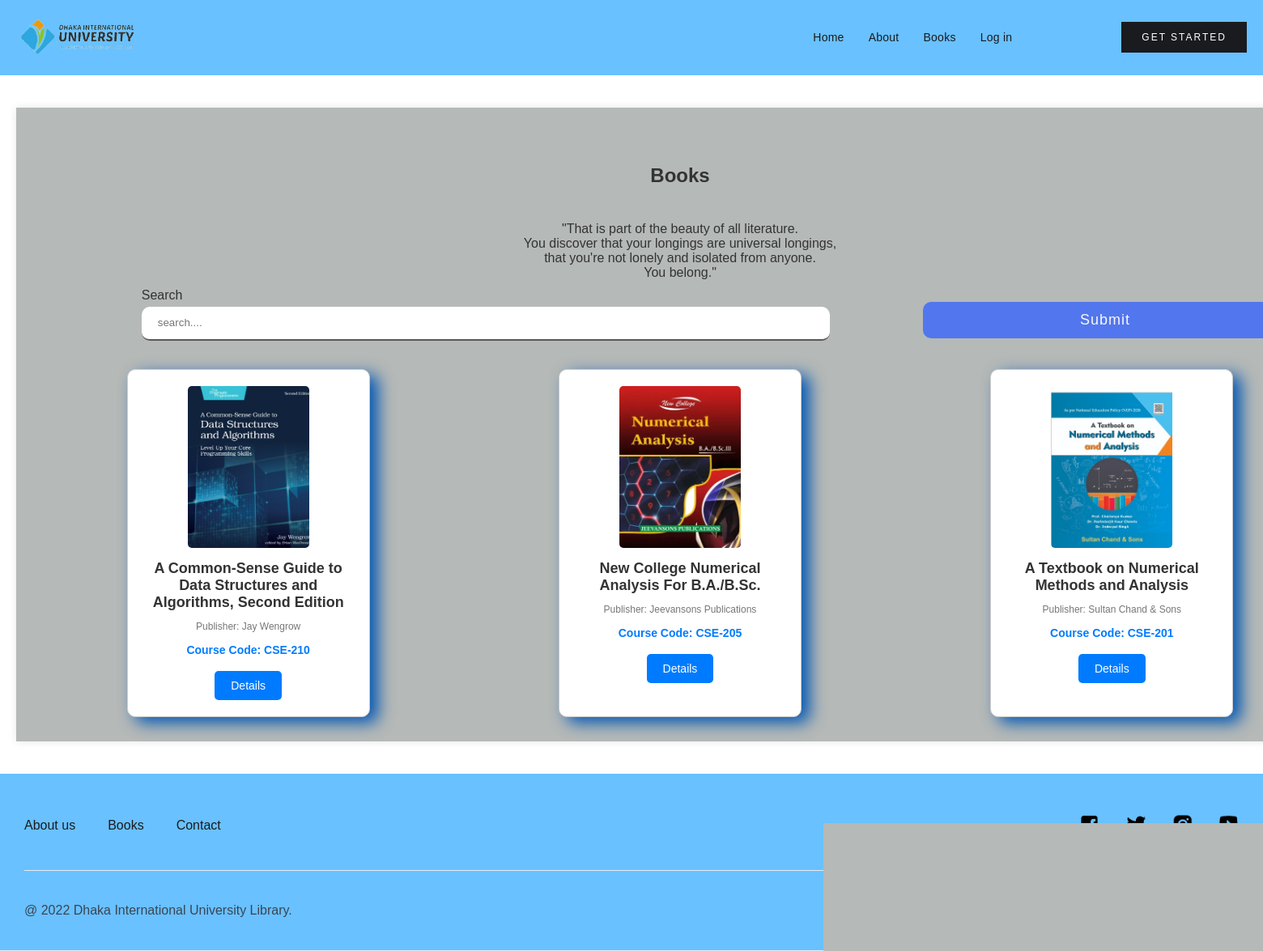
The page /books/ on the database its author committed.
### books/models.py (models this page shows, shortened)
class bookModel(models.Model):
    book_title = models.CharField(max_length=100)
    book_edition = models.CharField(max_length=50)
    book_id = models.CharField(max_length=50)
    book_publisher = models.CharField(max_length=100)
    books_department = models.CharField(max_length=100)
    course_code = models.CharField(max_length=100)
    book_description = models.CharField(max_length=300)
    book_image = models.ImageField(upload_to='books_pictures/')
    book_pdf = models.FileField(upload_to='books_pdf/')

### books/views.py (the view)
# urls.py: path('books/', book_views.displayBook, name="display-Book"),
def displayBook(request):
    query = request.GET.get('search')
    if query:
        books = bookModel.objects.filter(
            book_title__icontains=query
        ) | bookModel.objects.filter(
            course_code__icontains=query
        ) | bookModel.objects.filter(
            book_publisher__icontains=query
        )
    else:
        books = bookModel.objects.all().order_by('-id')[:10]  #  limit to 10
    return render(request, 'displayBook.html', {'books': books})

### templates/displayBook.html (shortened to what this page needs)
{% load static %}
<!DOCTYPE html>
<html lang="en">
<head>
  <link rel="stylesheet" href="{% static 'css/displayBook.css' %}">
</head>
<body>
  {% include 'header.html' %}
  <section>
    <div class="main-container">
      <div class="box">
        <h1>Books</h1><br>
        <p>"That is part of the beauty of all literature.<br>
            You discover that your longings are universal longings,<br> that you're not lonely and isolated from anyone.<br> You belong."</p>
      </div>
      <form action="{% url 'display-Book' %}" method="GET" class="form">
        <div class="box2">
          <label for="search">Search</label>
          <input type="text" id="search" name="search" placeholder="search...." value="{{ request.GET.search }}">
        </div>
        <div class="button">
          <input type="submit" value="Submit">
        </div>
      </form>
      <div class="card-container">
        {% for book in books %}
        <div class="book-card">
            <img src="{{ book.book_image.url }}" alt="{{ book.book_title }}">
            <h3>{{ book.book_title }}</h3>
            <p class="details">Publisher: {{ book.book_publisher }}</p>
            <p class="course-code">Course Code: {{ book.course_code }}</p>
            <div class="buttons">
              <a href="{% url 'book-details' book.id %}"><button class="button2">Details</button></a>
            </div>
        </div>
        {% empty %}
        <p>No books available at the moment.</p>
        {% endfor %}
    </div>
    </div>
  </section>
  {% include 'footer.html' %}
</body>
</html>

### templates/header.html (shortened to what this page needs)
{% load static %}
<!DOCTYPE html>
<html lang="en">
<head>
    <link rel="stylesheet" href="{% static 'css/header.css' %}">
</head>
<body>
    <header class="navbar-no-shadow">
        <div class="container-regular">
            <div class="navbar-wrapper">
                <a class="navbar-brand" href="#">
                    <img src="{% static 'images/logo.png' %}" alt="Logo">
                </a>
                <nav class="nav-menu-wrapper">
                    <ul class="nav-menu">
                        <li class="{% if request.path == '/' %} active{% endif %}">
                            <a href="{% url 'home' %}" class="nav-lisnk">Home</a>
                        </li>
                        <li class="{% if request.path == '/team/' %} active{% endif %}">
                            <a href="{% url 'team' %}" class="nav-lisnk">About</a>
                        </li>
                        <li class="{% if request.path == '/book-section/' %} active{% endif %}">
                            <a href="{% url 'display-Book' %}" class="nav-lisnk">Books</a>
                        </li>
                        {% if user.is_authenticated or request.session.staff_id %}
                            <li class="{% if request.path == '/profile/' %} active{% endif %}">
                                <a href="{% url 'profile' %}" class="nav-lisnk">Profile</a>
                            </li>
                            {% if request.session.staff_id %}
                                <li class="{% if request.path == '/view-booking-requests/' %} active{% endif %}">
                                    <a href="{% url 'view-booking-requests' %}" class="nav-lisnk">View Bookings</a>
                                </li>
                            {% endif %}
                            <li>
                                <form method="POST" action="{% url 'logout' %}">
                                    {% csrf_token %}
                                    <button type="submit" class="nav-lisnk" style="border: none; background: none;">Log out</button>
                                </form>
                            </li>
                        {% else %}
                        <li class="{% if request.path == '/login/' %} active{% endif %} dropdown">
                            <a href="#" class="nav-lisnk dropdown-toggle">Log in</a>
                        </li>
                            <li class="mobile-margin-top-10">
                                <div class="nav-button-wrapper">
                                    <a href="{% url 'account-create' %}" class="button-primary">Get Started</a>
                                </div>
                            </li>
                        {% endif %}
                    </ul>
                </nav>
            </div>
        </div>
    </header>
</body>
</html>

### templates/footer.html (shortened to what this page needs)
{% load static %}
<!DOCTYPE html>
<html lang="en">
<head>
  <link rel="stylesheet" href="{% static 'css/footer.css' %}">
</head>
<body>
  <footer>
    <div class="footer-subscribe">
      <div class="footer-container">
        <div class="footer-wrapper-three">
          <div class="footer-block-three">
            <a href="{% url 'team' %}" class="footer-link-three">About us</a>
            <a href="{% url 'display-Book' %}" class="footer-link-three">Books</a>
            <a href="{% url 'team' %}" class="footer-link-three">Contact</a>
          </div>
          <div class="footer-social-block-three">
            <a href="https://www.facebook.com/diu.net.bd" class="footer-social-link-three"><img src="{% static 'images/fb-icon.png' %}" alt="Facebook Icon"></a>
            <a href="#" class="footer-social-link-three"><img src="{% static 'images/twitter-icon.png' %}" alt="Twitter Icon"></a>
            <a href="#" class="footer-social-link-three"><img src="{% static 'images/instagram-icon (1).png' %}" alt="Instagram Icon"></a>
            <a href="https://www.youtube.com/@diudhaka" class="footer-social-link-three"><img src="{% static 'images/youtube-icon.png' %}" alt=""></a>
          </div>
        </div>
        <div class="footer-divider-two"></div>
        <div class="footer-bottom">
          <div class="footer-copyright">@ 2022 Dhaka International University Library.</div>
          <div class="footer-legal-block">
            <a href="#" class="footer-legal-link">Terms Of Use</a>
            <a href="#" class="footer-legal-link">Privecy Policy</a>
          </div>
        </div>
      </div>
    </div>
  </footer>
</body>
</html>

### static/css/displayBook.css (style rules this page uses)
* { margin: 0; padding: 0; box-sizing: border-box; }
body { font-family: Arial, sans-serif; color: #333; }
section { padding: 40px 20px; }
.main-container { height: 100%; background-color: #b5b9b7; width: 1640px; margin-left: auto; margin-right: auto; padding: 20px; box-shadow: 0 0 10px rgba(0, 0, 0, 0.1); }
.box { text-align: center; padding-top: 50px; }
.box p { margin-top: 25px; }
.form { display: flex; justify-content: space-between; align-items: center; margin-right: 40px; }
.box2 { margin-bottom: 15px; margin-left: 8%; padding: 10px; flex-grow: 1; }
.box2 label { display: block; margin-bottom: 5px; }
.box2 input[type="text"] { width: 90%; padding: 20px; border: 0px solid #5a5858; border-radius: 10px; border-bottom-width: 2px; height: 25px; }
.form .button { height: 45px; margin: 10px; text-align: center; padding: 0px; cursor: pointer; }
.form .button input { height: 100%; width: 450px; outline: none; color: rgb(250, 248, 248); border: none; font-size: 18px; font-weight: 500; letter-spacing: 1px; background: rgb(81, 118, 238); border-radius: 10px; transition: width 1s, height 1s; }
.card-container { display: flex; flex-wrap: wrap; justify-content: space-around; }
.book-card { background-color: #fff; border: 1px solid #ccc; border-radius: 10px; box-shadow: 10px 7px 20px #0056b3; width: 300px; padding: 20px; margin: 10px; display: flex; flex-direction: column; align-items: center; text-align: center; transition: transform 0.3s, box-shadow 0.3s; }
.book-card img { width: 150px; height: 200px; border-radius: 5px; margin-bottom: 15px; object-fit: cover; }
.book-card h3 { font-size: 18px; margin-bottom: 10px; color: #333; }
.book-card p { font-size: 14px; color: #555; line-height: 1.5; margin-bottom: 15px; }
.book-card .buttons { display: flex; justify-content: space-around; width: 100%; }
.book-card button { background-color: #007bff; color: white; border: none; padding: 10px 20px; border-radius: 5px; cursor: pointer; font-size: 14px; transition: background-color 0.3s; }
.book-card .details { font-size: 12px; color: #777; margin-bottom: 10px; }
.book-card .course-code { font-weight: bold; color: #007bff; }
ul { display: flex; }
.button { height: 45px; text-align: center; margin-left: 3px; margin-left: 30px; margin-right: 20px; transition: 0.5s; }
.button input { height: 100%; width: 90px; outline: none; color: rgb(250, 248, 248); border: none; font-size: 16px; font-weight: 500; letter-spacing: 1px; background: rgb(95, 128, 235); border-radius: 10px; }

### static/css/header.css (style rules this page uses)
header { background-color: #333; color: #fff; padding: 20px 0; }
.navbar-no-shadow { z-index: 5; background-color: #69c1ff; width: 100%; max-width: 1640px; margin-left: auto; margin-right: auto; padding: 20px; }
.navbar-wrapper img { width: 30%; }
.navbar-wrapper { display: flex; }
.container-regular { width: 100%; min-height: 30px; margin-left: auto; margin-right: auto; }
.navbar-wrapper { color: #fff; justify-content: space-between; align-items: center; display: flex; }
.nav-menu { justify-content: space-between; align-items: center; margin-bottom: 0px; padding-bottom: 0px; padding-left: 0px; display: flex; }
.nav-lisnk { color: #1a1b1f; letter-spacing: 0.25px; border-radius: 10px; margin-left: 5px; margin-right: 5px; padding: 5px 10px; font-family: Arial, Helvetica, sans-serif; font-size: 14px; line-height: 20px; text-decoration: none; cursor: pointer; }
.nav-menu-wrapper ul li { list-style: none; }
.nav-button-wrapper { margin-left: 120px; }
.button-primary { color: #fff; letter-spacing: 2px; text-transform: uppercase; background-color: #1a1b1f; padding: 12px 25px; font-size: 12px; line-height: 20px; transition: all.2s; text-decoration: none; }
.dropdown { position: relative; }

### rows shown on the page
bookModel: book_image (picture), book_title "A Common-Sense Guide to Data Structures and Algorithms, Second Edition", book_publisher "Jay Wengrow", course_code "CSE-210"
bookModel: book_image (picture), book_title "New College Numerical Analysis For B.A./B.Sc.", book_publisher "Jeevansons Publications", course_code "CSE-205"
bookModel: book_image (picture), book_title "A Textbook on Numerical Methods and Analysis", book_publisher "Sultan Chand & Sons", course_code "CSE-201"
